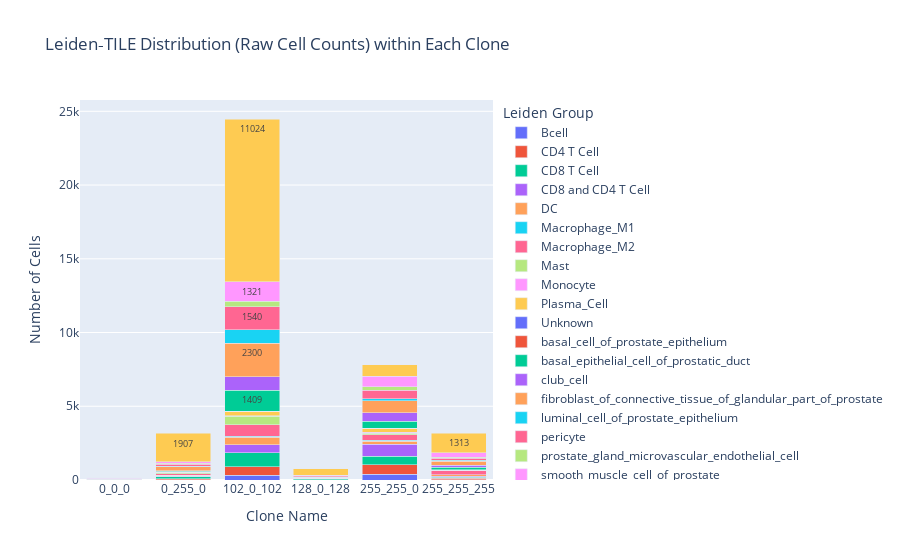

The code cell stored with this chart in its notebook:
### Markdown cell above
## CellType Content of Tiles

### Code cell
import pandas as pd
import plotly.express as px

# 1. Extract the relevant columns from your AnnData
obs = adata.obs[['Clone', 'assigned_celltype']].copy()

# 2. Filter to only the six Clone groups of interest
clone_list = ['102_0_102', '255_255_0', '255_255_255', '0_255_0', '128_0_128', '0_0_0']
obs = obs[obs['Clone'].isin(clone_list)]

# 3. Compute raw counts of each leiden within each Clone
counts = (
    obs
    .groupby(['Clone', 'assigned_celltype'])
    .size()
    .reset_index(name='count')
)

# 4. Create a stacked bar chart in Plotly
fig = px.bar(
    counts,
    x='Clone',
    y='count',
    color='assigned_celltype',
    title='Leiden‐TILE Distribution (Raw Cell Counts) within Each Clone',
    labels={
        'count': 'Number of Cells',
        'Clone': 'Clone Name',
        'assigned_celltype': 'Leiden Group'
    },
    text='count'
)

fig.update_traces(
    texttemplate='%{text}',  # show raw counts
    textposition='inside'
)
fig.update_layout(
    barmode='stack',
    uniformtext_minsize=8,
    uniformtext_mode='hide'
)

fig.show()

### Figure 1 — Plotly figure (JSON) as saved in the notebook; plotly's stock layout.template omitted (floating-point values rounded to 4 significant figures)
{"data": [{"hovertemplate": "Leiden Group=Bcell<br>Clone Name=%{x}<br>Number of Cells=%{text}<extra></extra>", "legendgroup": "Bcell", "marker": {"color": "#636efa", "pattern": {"shape": ""}}, "name": "Bcell", "orientation": "v", "showlegend": true, "text": [0.0, 13.0, 333.0, 4.0, 407.0, 19.0], "textposition": "inside", "texttemplate": "%{text}", "type": "bar", "x": ["0_0_0", "0_255_0", "102_0_102", "128_0_128", "255_255_0", "255_255_255"], "xaxis": "x", "y": [0, 13, 333, 4, 407, 19], "yaxis": "y"}, {"hovertemplate": "Leiden Group=CD4 T Cell<br>Clone Name=%{x}<br>Number of Cells=%{text}<extra></extra>", "legendgroup": "CD4 T Cell", "marker": {"color": "#EF553B", "pattern": {"shape": ""}}, "name": "CD4 T Cell", "orientation": "v", "showlegend": true, "text": [1.0, 70.0, 564.0, 22.0, 614.0, 98.0], "textposition": "inside", "texttemplate": "%{text}", "type": "bar", "x": ["0_0_0", "0_255_0", "102_0_102", "128_0_128", "255_255_0", "255_255_255"], "xaxis": "x", "y": [1, 70, 564, 22, 614, 98], "yaxis": "y"}, {"hovertemplate": "Leiden Group=CD8 T Cell<br>Clone Name=%{x}<br>Number of Cells=%{text}<extra></extra>", "legendgroup": "CD8 T Cell", "marker": {"color": "#00cc96", "pattern": {"shape": ""}}, "name": "CD8 T Cell", "orientation": "v", "showlegend": true, "text": [10.0, 129.0, 964.0, 43.0, 591.0, 53.0], "textposition": "inside", "texttemplate": "%{text}", "type": "bar", "x": ["0_0_0", "0_255_0", "102_0_102", "128_0_128", "255_255_0", "255_255_255"], "xaxis": "x", "y": [10, 129, 964, 43, 591, 53], "yaxis": "y"}, {"hovertemplate": "Leiden Group=CD8 and CD4 T Cell<br>Clone Name=%{x}<br>Number of Cells=%{text}<extra></extra>", "legendgroup": "CD8 and CD4 T Cell", "marker": {"color": "#ab63fa", "pattern": {"shape": ""}}, "name": "CD8 and CD4 T Cell", "orientation": "v", "showlegend": true, "text": [6.0, 29.0, 543.0, 3.0, 806.0, 98.0], "textposition": "inside", "texttemplate": "%{text}", "type": "bar", "x": ["0_0_0", "0_255_0", "102_0_102", "128_0_128", "255_255_0", "255_255_255"], "xaxis": "x", "y": [6, 29, 543, 3, 806, 98], "yaxis": "y"}, {"hovertemplate": "Leiden Group=DC<br>Clone Name=%{x}<br>Number of Cells=%{text}<extra></extra>", "legendgroup": "DC", "marker": {"color": "#FFA15A", "pattern": {"shape": ""}}, "name": "DC", "orientation": "v", "showlegend": true, "text": [0.0, 77.0, 507.0, 18.0, 200.0, 73.0], "textposition": "inside", "texttemplate": "%{text}", "type": "bar", "x": ["0_0_0", "0_255_0", "102_0_102", "128_0_128", "255_255_0", "255_255_255"], "xaxis": "x", "y": [0, 77, 507, 18, 200, 73], "yaxis": "y"}, {"hovertemplate": "Leiden Group=Macrophage_M1<br>Clone Name=%{x}<br>Number of Cells=%{text}<extra></extra>", "legendgroup": "Macrophage_M1", "marker": {"color": "#19d3f3", "pattern": {"shape": ""}}, "name": "Macrophage_M1", "orientation": "v", "showlegend": true, "text": [0.0, 9.0, 67.0, 0.0, 79.0, 13.0], "textposition": "inside", "texttemplate": "%{text}", "type": "bar", "x": ["0_0_0", "0_255_0", "102_0_102", "128_0_128", "255_255_0", "255_255_255"], "xaxis": "x", "y": [0, 9, 67, 0, 79, 13], "yaxis": "y"}, {"hovertemplate": "Leiden Group=Macrophage_M2<br>Clone Name=%{x}<br>Number of Cells=%{text}<extra></extra>", "legendgroup": "Macrophage_M2", "marker": {"color": "#FF6692", "pattern": {"shape": ""}}, "name": "Macrophage_M2", "orientation": "v", "showlegend": true, "text": [9.0, 89.0, 784.0, 14.0, 367.0, 266.0], "textposition": "inside", "texttemplate": "%{text}", "type": "bar", "x": ["0_0_0", "0_255_0", "102_0_102", "128_0_128", "255_255_0", "255_255_255"], "xaxis": "x", "y": [9, 89, 784, 14, 367, 266], "yaxis": "y"}, {"hovertemplate": "Leiden Group=Mast<br>Clone Name=%{x}<br>Number of Cells=%{text}<extra></extra>", "legendgroup": "Mast", "marker": {"color": "#B6E880", "pattern": {"shape": ""}}, "name": "Mast", "orientation": "v", "showlegend": true, "text": [2.0, 71.0, 549.0, 24.0, 120.0, 39.0], "textposition": "inside", "texttemplate": "%{text}", "type": "bar", "x": ["0_0_0", "0_255_0", "102_0_102", "128_0_128", "255_255_0", "255_255_255"], "xaxis": "x", "y": [2, 71, 549, 24, 120, 39], "yaxis": "y"}, {"hovertemplate": "Leiden Group=Monocyte<br>Clone Name=%{x}<br>Number of Cells=%{text}<extra></extra>", "legendgroup": "Monocyte", "marker": {"color": "#FF97FF", "pattern": {"shape": ""}}, "name": "Monocyte", "orientation": "v", "showlegend": true, "text": [2.0, 7.0, 58.0, 0.0, 44.0, 18.0], "textposition": "inside", "texttemplate": "%{text}", "type": "bar", "x": ["0_0_0", "0_255_0", "102_0_102", "128_0_128", "255_255_0", "255_255_255"], "xaxis": "x", "y": [2, 7, 58, 0, 44, 18], "yaxis": "y"}, {"hovertemplate": "Leiden Group=Plasma_Cell<br>Clone Name=%{x}<br>Number of Cells=%{text}<extra></extra>", "legendgroup": "Plasma_Cell", "marker": {"color": "#FECB52", "pattern": {"shape": ""}}, "name": "Plasma_Cell", "orientation": "v", "showlegend": true, "text": [0.0, 20.0, 291.0, 24.0, 291.0, 22.0], "textposition": "inside", "texttemplate": "%{text}", "type": "bar", "x": ["0_0_0", "0_255_0", "102_0_102", "128_0_128", "255_255_0", "255_255_255"], "xaxis": "x", "y": [0, 20, 291, 24, 291, 22], "yaxis": "y"}, {"hovertemplate": "Leiden Group=Unknown<br>Clone Name=%{x}<br>Number of Cells=%{text}<extra></extra>", "legendgroup": "Unknown", "marker": {"color": "#636efa", "pattern": {"shape": ""}}, "name": "Unknown", "orientation": "v", "showlegend": true, "text": [0.0, 2.0, 17.0, 2.0, 6.0, 2.0], "textposition": "inside", "texttemplate": "%{text}", "type": "bar", "x": ["0_0_0", "0_255_0", "102_0_102", "128_0_128", "255_255_0", "255_255_255"], "xaxis": "x", "y": [0, 2, 17, 2, 6, 2], "yaxis": "y"}, {"hovertemplate": "Leiden Group=basal_cell_of_prostate_epithelium<br>Clone Name=%{x}<br>Number of Cells=%{text}<extra></extra>", "legendgroup": "basal_cell_of_prostate_epithelium", "marker": {"color": "#EF553B", "pattern": {"shape": ""}}, "name": "basal_cell_of_prostate_epithelium", "orientation": "v", "showlegend": true, "text": [0.0, 0.0, 0.0, 0.0, 0.0, 0.0], "textposition": "inside", "texttemplate": "%{text}", "type": "bar", "x": ["0_0_0", "0_255_0", "102_0_102", "128_0_128", "255_255_0", "255_255_255"], "xaxis": "x", "y": [0, 0, 0, 0, 0, 0], "yaxis": "y"}, {"hovertemplate": "Leiden Group=basal_epithelial_cell_of_prostatic_duct<br>Clone Name=%{x}<br>Number of Cells=%{text}<extra></extra>", "legendgroup": "basal_epithelial_cell_of_prostatic_duct", "marker": {"color": "#00cc96", "pattern": {"shape": ""}}, "name": "basal_epithelial_cell_of_prostatic_duct", "orientation": "v", "showlegend": true, "text": [3.0, 72.0, 1409.0, 25.0, 453.0, 148.0], "textposition": "inside", "texttemplate": "%{text}", "type": "bar", "x": ["0_0_0", "0_255_0", "102_0_102", "128_0_128", "255_255_0", "255_255_255"], "xaxis": "x", "y": [3, 72, 1409, 25, 453, 148], "yaxis": "y"}, {"hovertemplate": "Leiden Group=club_cell<br>Clone Name=%{x}<br>Number of Cells=%{text}<extra></extra>", "legendgroup": "club_cell", "marker": {"color": "#ab63fa", "pattern": {"shape": ""}}, "name": "club_cell", "orientation": "v", "showlegend": true, "text": [0.0, 56.0, 899.0, 4.0, 588.0, 149.0], "textposition": "inside", "texttemplate": "%{text}", "type": "bar", "x": ["0_0_0", "0_255_0", "102_0_102", "128_0_128", "255_255_0", "255_255_255"], "xaxis": "x", "y": [0, 56, 899, 4, 588, 149], "yaxis": "y"}, {"hovertemplate": "Leiden Group=fibroblast_of_connective_tissue_of_glandular_part_of_prostate<br>Clone Name=%{x}<br>Number of Cells=%{text}<extra></extra>", "legendgroup": "fibroblast_of_connective_tissue_of_glandular_part_of_prostate", "marker": {"color": "#FFA15A", "pattern": {"shape": ""}}, "name": "fibroblast_of_connective_tissue_of_glandular_part_of_prostate", "orientation": "v", "showlegend": true, "text": [24.0, 263.0, 2300.0, 30.0, 800.0, 267.0], "textposition": "inside", "texttemplate": "%{text}", "type": "bar", "x": ["0_0_0", "0_255_0", "102_0_102", "128_0_128", "255_255_0", "255_255_255"], "xaxis": "x", "y": [24, 263, 2300, 30, 800, 267], "yaxis": "y"}, {"hovertemplate": "Leiden Group=luminal_cell_of_prostate_epithelium<br>Clone Name=%{x}<br>Number of Cells=%{text}<extra></extra>", "legendgroup": "luminal_cell_of_prostate_epithelium", "marker": {"color": "#19d3f3", "pattern": {"shape": ""}}, "name": "luminal_cell_of_prostate_epithelium", "orientation": "v", "showlegend": true, "text": [1.0, 18.0, 915.0, 3.0, 149.0, 79.0], "textposition": "inside", "texttemplate": "%{text}", "type": "bar", "x": ["0_0_0", "0_255_0", "102_0_102", "128_0_128", "255_255_0", "255_255_255"], "xaxis": "x", "y": [1, 18, 915, 3, 149, 79], "yaxis": "y"}, {"hovertemplate": "Leiden Group=pericyte<br>Clone Name=%{x}<br>Number of Cells=%{text}<extra></extra>", "legendgroup": "pericyte", "marker": {"color": "#FF6692", "pattern": {"shape": ""}}, "name": "pericyte", "orientation": "v", "showlegend": true, "text": [26.0, 148.0, 1540.0, 65.0, 583.0, 125.0], "textposition": "inside", "texttemplate": "%{text}", "type": "bar", "x": ["0_0_0", "0_255_0", "102_0_102", "128_0_128", "255_255_0", "255_255_255"], "xaxis": "x", "y": [26, 148, 1540, 65, 583, 125], "yaxis": "y"}, {"hovertemplate": "Leiden Group=prostate_gland_microvascular_endothelial_cell<br>Clone Name=%{x}<br>Number of Cells=%{text}<extra></extra>", "legendgroup": "prostate_gland_microvascular_endothelial_cell", "marker": {"color": "#B6E880", "pattern": {"shape": ""}}, "name": "prostate_gland_microvascular_endothelial_cell", "orientation": "v", "showlegend": true, "text": [6.0, 48.0, 394.0, 6.0, 240.0, 87.0], "textposition": "inside", "texttemplate": "%{text}", "type": "bar", "x": ["0_0_0", "0_255_0", "102_0_102", "128_0_128", "255_255_0", "255_255_255"], "xaxis": "x", "y": [6, 48, 394, 6, 240, 87], "yaxis": "y"}, {"hovertemplate": "Leiden Group=smooth_muscle_cell_of_prostate<br>Clone Name=%{x}<br>Number of Cells=%{text}<extra></extra>", "legendgroup": "smooth_muscle_cell_of_prostate", "marker": {"color": "#FF97FF", "pattern": {"shape": ""}}, "name": "smooth_muscle_cell_of_prostate", "orientation": "v", "showlegend": true, "text": [40.0, 130.0, 1321.0, 29.0, 707.0, 307.0], "textposition": "inside", "texttemplate": "%{text}", "type": "bar", "x": ["0_0_0", "0_255_0", "102_0_102", "128_0_128", "255_255_0", "255_255_255"], "xaxis": "x", "y": [40, 130, 1321, 29, 707, 307], "yaxis": "y"}, {"hovertemplate": "Leiden Group=tumor_cell_markers<br>Clone Name=%{x}<br>Number of Cells=%{text}<extra></extra>", "legendgroup": "tumor_cell_markers", "marker": {"color": "#FECB52", "pattern": {"shape": ""}}, "name": "tumor_cell_markers", "orientation": "v", "showlegend": true, "text": [25.0, 1907.0, 11020.0, 462.0, 771.0, 1313.0], "textposition": "inside", "texttemplate": "%{text}", "type": "bar", "x": ["0_0_0", "0_255_0", "102_0_102", "128_0_128", "255_255_0", "255_255_255"], "xaxis": "x", "y": [25, 1907, 11024, 462, 771, 1313], "yaxis": "y"}], "layout": {"barmode": "stack", "legend": {"title": {"text": "Leiden Group"}, "tracegroupgap": 0}, "title": {"text": "Leiden‐TILE Distribution (Raw Cell Counts) within Each Clone"}, "uniformtext": {"minsize": 8, "mode": "hide"}, "xaxis": {"anchor": "y", "domain": [0, 1], "title": {"text": "Clone Name"}}, "yaxis": {"anchor": "x", "domain": [0, 1], "title": {"text": "Number of Cells"}}}}
